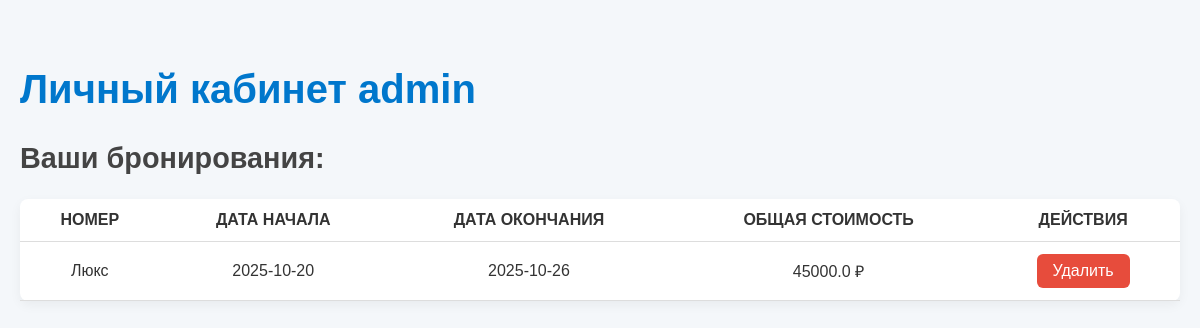
The page /profile (signed in) on the database its author committed.
### app.py (models this page shows, shortened)
class User(db.Model, UserMixin):
    id = db.Column(db.Integer, primary_key=True)
    username = db.Column(db.String(150), unique=True, nullable=False)
    password_hash = db.Column(db.String(150), nullable=False)
    email = db.Column(db.String(255), nullable = False)
    confirmation_code = db.Column(db.Integer, nullable = True)
    role = db.Column(db.String(255), nullable = True)

class Booking(db.Model):
    id = db.Column(db.Integer, primary_key=True)
    user_id = db.Column(db.Integer, db.ForeignKey('user.id'), nullable=False)
    room_id = db.Column(db.Integer, db.ForeignKey('room.id'), nullable=False)
    start_date = db.Column(db.DateTime, nullable=False)
    end_date = db.Column(db.DateTime, nullable=False)
    total_amount = db.Column(db.Float, nullable=False)
    user = db.relationship('User', backref='bookings', lazy=True)
    room = db.relationship('Room', backref='bookings', lazy=True)

class Room(db.Model):
    id = db.Column(db.Integer, primary_key=True)
    room_name = db.Column(db.String(100), nullable=False)
    description = db.Column(db.Text, nullable=False)
    price = db.Column(db.Float, nullable=False)
    image = db.Column(db.String(255), nullable=False)
    is_booked = db.Column(db.Boolean, default=False)

### app.py (the view)
@app.route('/profile')
@login_required
def profile():
    bookings = Booking.query.filter_by(user_id=current_user.id).all()
    return render_template('profile.html', bookings=bookings, user=current_user)

### app.py (called while the page is built)
@login_manager.user_loader
def load_user(user_id):
    return User.query.get(int(user_id))

### templates/profile.html (shortened to what this page needs)
<!DOCTYPE html>
<html lang="ru">
<head>
    <link rel="stylesheet" href="/static/styles/profile_styles.css">
</head>
<body class="profile-page">
    <h1>Личный кабинет {{ user.username }}</h1>
    <h2>Ваши бронирования:</h2>
    {% if bookings %}
        <table>
                <tr>
                    <th>Номер</th>
                    <th>Дата начала</th>
                    <th>Дата окончания</th>
                    <th>Общая стоимость</th>
                    <th>Действия</th>
                </tr>
            <tbody>
                {% for booking in bookings %}
                    <tr>
                        <td>{{ booking.room.room_name }}</td>
                        <td>{{ booking.start_date.strftime('%Y-%m-%d') }}</td>
                        <td>{{ booking.end_date.strftime('%Y-%m-%d') }}</td>
                        <td>{{ booking.total_amount }} ₽</td>
                        <td>
                            <form action="/delete_booking/{{ booking.id }}" method="POST">
                                <button type="submit" class="delete-button">Удалить</button>
                            </form>
                        </td>
                    </tr>
                {% endfor %}
            </tbody>
        </table>
    {% else %}
        <p>У вас нет бронирований.</p>
    {% endif %}
</body>
</html>

### static/styles/profile_styles.css (style rules this page uses)
.profile-page { font-family: 'Arial', sans-serif; background-color: #f4f7fa; padding: 40px 20px; max-width: 1200px; margin: 0 auto; color: #333; }
.profile-page h1 { font-size: 2.5rem; color: #0077cc; margin-bottom: 20px; }
.profile-page h2 { font-size: 1.8rem; color: #444; margin-top: 30px; }
table { width: 100%; border-collapse: collapse; margin-top: 20px; background-color: #ffffff; border-radius: 8px; box-shadow: 0 4px 12px rgba(0, 0, 0, 0.05); }
th, td { padding: 12px 15px; text-align: center; border-bottom: 1px solid #ddd; }
td { font-size: 1rem; }
th { text-transform: uppercase; }
.delete-button { background-color: #e74c3c; color: white; padding: 8px 16px; border: none; border-radius: 6px; cursor: pointer; font-size: 1rem; transition: background-color 0.3s ease; }

### rows shown on the page
User: username "admin"
Booking: room.room_name "Люкс", start_date "2025-10-20", end_date "2025-10-26", total_amount "45000.0"
